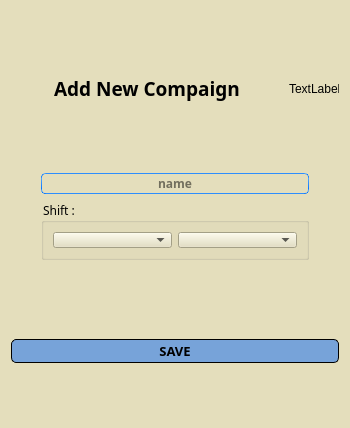
<?xml version="1.0" encoding="UTF-8"?>
<ui version="4.0">
 <class>Form</class>
 <widget class="QWidget" name="Form">
  <property name="geometry">
   <rect>
    <x>0</x>
    <y>0</y>
    <width>350</width>
    <height>428</height>
   </rect>
  </property>
  <property name="windowTitle">
   <string>Form</string>
  </property>
  <property name="styleSheet">
   <string notr="true">

QFrame#comps:hover{
	border-radius: 5px;
background-color: #d85c00;
}
QFrame#emps:hover{
	border-radius: 5px;
background-color: #d85c00;
}

QFrame#planning:hover{
	border-radius: 5px;
background-color: #d85c00;
}

QFrame#vans:hover{
	border-radius: 5px;
background-color: #d85c00;
}


QWidget {
	/*background-color:#ececec;*/
	background-color:#e4debc;
}
QTextEdit {
	border-width: 1px;
	border-style: solid;
	border-color: qlineargradient(spread:pad, x1:0.5, y1:1, x2:0.5, y2:0, stop:0 rgba(0, 113, 255, 255), stop:1 rgba(91, 171, 252, 255));
}
QPlainTextEdit {
	border-width: 1px;
	border-style: solid;
	border-color: qlineargradient(spread:pad, x1:0.5, y1:1, x2:0.5, y2:0, stop:0 rgba(0, 113, 255, 255), stop:1 rgba(91, 171, 252, 255));
}
QToolButton {
	border-style: solid;
	
	color: rgb(0,0,0);
	background-color:#3172c4;
}
QToolButton:hover{
	border-style: solid;
	
	background-color: #d85c00;
}
QToolButton:pressed{
	border-style: solid;
	border-top-color: qlineargradient(spread:pad, x1:0.5, y1:1, x2:0.5, y2:0, stop:0 rgb(215, 215, 215), stop:1 rgb(222, 222, 222));
	border-right-color: qlineargradient(spread:pad, x1:0, y1:0.5, x2:1, y2:0.5, stop:0 rgb(217, 217, 217), stop:1 rgb(227, 227, 227));
	border-left-color: qlineargradient(spread:pad, x1:0, y1:0.5, x2:1, y2:0.5, stop:0 rgb(227, 227, 227), stop:1 rgb(217, 217, 217));
	border-bottom-color: qlineargradient(spread:pad, x1:0.5, y1:1, x2:0.5, y2:0, stop:0 rgb(215, 215, 215), stop:1 rgb(222, 222, 222));
	border-width: 1px;
	border-radius: 5px;
	color: rgb(0,0,0);
	padding: 2px;
	background-color: rgb(142,142,142);
}
QPushButton{
	border-style: solid;
	
	border-width: 1px;
	border-radius: 5px;
	color: rgb(0,0,0);
	padding: 2px;
	background-color: #77a3d9;
}
QPushButton::default{
	border-style: solid;
	border-top-color: qlineargradient(spread:pad, x1:0.5, y1:1, x2:0.5, y2:0, stop:0 rgb(215, 215, 215), stop:1 rgb(222, 222, 222));
	border-right-color: qlineargradient(spread:pad, x1:0, y1:0.5, x2:1, y2:0.5, stop:0 rgb(217, 217, 217), stop:1 rgb(227, 227, 227));
	border-left-color: qlineargradient(spread:pad, x1:0, y1:0.5, x2:1, y2:0.5, stop:0 rgb(227, 227, 227), stop:1 rgb(217, 217, 217));
	border-bottom-color: qlineargradient(spread:pad, x1:0.5, y1:1, x2:0.5, y2:0, stop:0 rgb(215, 215, 215), stop:1 rgb(222, 222, 222));
	border-width: 1px;
	border-radius: 5px;
	color: rgb(0,0,0);
	padding: 2px;
	background-color: rgb(255,255,255);
}
QPushButton:hover{
	border-style: solid;

	background-color: #d85c00;
}
QPushButton:pressed{
	border-style: solid;
	border-top-color: qlineargradient(spread:pad, x1:0.5, y1:1, x2:0.5, y2:0, stop:0 rgb(215, 215, 215), stop:1 rgb(222, 222, 222));
	border-right-color: qlineargradient(spread:pad, x1:0, y1:0.5, x2:1, y2:0.5, stop:0 rgb(217, 217, 217), stop:1 rgb(227, 227, 227));
	border-left-color: qlineargradient(spread:pad, x1:0, y1:0.5, x2:1, y2:0.5, stop:0 rgb(227, 227, 227), stop:1 rgb(217, 217, 217));
	border-bottom-color: qlineargradient(spread:pad, x1:0.5, y1:1, x2:0.5, y2:0, stop:0 rgb(215, 215, 215), stop:1 rgb(222, 222, 222));
	border-width: 1px;
	border-radius: 5px;
	color: rgb(0,0,0);
	padding: 2px;
	background-color: rgb(142,142,142);
}
QPushButton:disabled{
	border-style: solid;
	border-top-color: qlineargradient(spread:pad, x1:0.5, y1:1, x2:0.5, y2:0, stop:0 rgb(215, 215, 215), stop:1 rgb(222, 222, 222));
	border-right-color: qlineargradient(spread:pad, x1:0, y1:0.5, x2:1, y2:0.5, stop:0 rgb(217, 217, 217), stop:1 rgb(227, 227, 227));
	border-left-color: qlineargradient(spread:pad, x1:0, y1:0.5, x2:1, y2:0.5, stop:0 rgb(227, 227, 227), stop:1 rgb(217, 217, 217));
	border-bottom-color: qlineargradient(spread:pad, x1:0.5, y1:1, x2:0.5, y2:0, stop:0 rgb(215, 215, 215), stop:1 rgb(222, 222, 222));
	border-width: 1px;
	border-radius: 5px;
	color: #808086;
	padding: 2px;
	background-color: rgb(142,142,142);
}
QLineEdit {
	border-width: 1px; border-radius: 4px;
	border-style: solid;
	border-color: qlineargradient(spread:pad, x1:0.5, y1:1, x2:0.5, y2:0, stop:0 rgba(0, 113, 255, 255), stop:1 rgba(91, 171, 252, 255));
}
QLabel {
	color: #000000;
}
QLCDNumber {
	color: rgb(0, 113, 255, 255);
}
QProgressBar {
	text-align: center;
	color: rgb(240, 240, 240);
	border-width: 1px; 
	border-radius: 10px;
	border-color: rgb(230, 230, 230);
	border-style: solid;
	background-color:rgb(207,207,207);
}
QProgressBar::chunk {
	background-color: qlineargradient(spread:pad, x1:0.5, y1:1, x2:0.5, y2:0, stop:0 rgba(49, 147, 250, 255), stop:1 rgba(34, 142, 255, 255));
	border-radius: 10px;
}
QMenuBar {
	background-color: qlineargradient(spread:pad, x1:0.5, y1:1, x2:0.5, y2:0, stop:0 rgba(207, 209, 207, 255), stop:1 rgba(230, 229, 230, 255));
}
QMenuBar::item {
	color: #000000;
  	spacing: 3px;
  	padding: 1px 4px;
	background-color: qlineargradient(spread:pad, x1:0.5, y1:1, x2:0.5, y2:0, stop:0 rgba(207, 209, 207, 255), stop:1 rgba(230, 229, 230, 255));
}

QMenuBar::item:selected {
  	background-color: qlineargradient(spread:pad, x1:0.5, y1:1, x2:0.5, y2:0, stop:0 rgba(0, 113, 255, 255), stop:1 rgba(91, 171, 252, 255));
	color: #FFFFFF;
}
QMenu::item:selected {
	border-style: solid;
	border-top-color: transparent;
	border-right-color: transparent;
	border-left-color: qlineargradient(spread:pad, x1:0.5, y1:1, x2:0.5, y2:0, stop:0 rgba(0, 113, 255, 255), stop:1 rgba(91, 171, 252, 255));
	border-bottom-color: transparent;
	border-left-width: 2px;
	color: #000000;
	padding-left:15px;
	padding-top:4px;
	padding-bottom:4px;
	padding-right:7px;
}
QMenu::item {
	border-style: solid;
	border-top-color: transparent;
	border-right-color: transparent;
	border-left-color: transparent;
	border-bottom-color: transparent;
	border-bottom-width: 1px;
	color: #000000;
	padding-left:17px;
	padding-top:4px;
	padding-bottom:4px;
	padding-right:7px;
}
QTabWidget {
	color:rgb(0,0,0);
	background-color:#000000;
}
QTabWidget::pane {
		border-color: rgb(223,223,223);
		background-color:rgb(226,226,226);
		border-style: solid;
		border-width: 2px;
    	border-radius: 6px;
}
QTabBar::tab:first {
	border-style: solid;
	border-left-width:1px;
	border-right-width:0px;
	border-top-width:1px;
	border-bottom-width:1px;
	border-top-color: rgb(209,209,209);
	border-left-color: qlineargradient(spread:pad, x1:0.5, y1:1, x2:0.5, y2:0, stop:0 rgba(209, 209, 209, 209), stop:1 rgba(229, 229, 229, 229));
	border-bottom-color: rgb(229,229,229);
	border-top-left-radius: 4px;
	border-bottom-left-radius: 4px;
	color: #000000;
	padding: 3px;
	margin-left:0px;
	background-color: qlineargradient(spread:pad, x1:0.5, y1:1, x2:0.5, y2:0, stop:0 rgba(247, 247, 247, 255), stop:1 rgba(255, 255, 255, 255));
}
QTabBar::tab:last {
	border-style: solid;
	border-width:1px;
	border-top-color: rgb(209,209,209);
	border-left-color: qlineargradient(spread:pad, x1:0.5, y1:1, x2:0.5, y2:0, stop:0 rgba(209, 209, 209, 209), stop:1 rgba(229, 229, 229, 229));
	border-right-color: qlineargradient(spread:pad, x1:0.5, y1:1, x2:0.5, y2:0, stop:0 rgba(209, 209, 209, 209), stop:1 rgba(229, 229, 229, 229));
	border-bottom-color: rgb(229,229,229);
	border-top-right-radius: 4px;
	border-bottom-right-radius: 4px;
	color: #000000;
	padding: 3px;
	margin-left:0px;
	background-color: qlineargradient(spread:pad, x1:0.5, y1:1, x2:0.5, y2:0, stop:0 rgba(247, 247, 247, 255), stop:1 rgba(255, 255, 255, 255));
}
QTabBar::tab {
	border-style: solid;
	border-top-width:1px;
	border-bottom-width:1px;
	border-left-width:1px;
	border-top-color: rgb(209,209,209);
	border-left-color: qlineargradient(spread:pad, x1:0.5, y1:1, x2:0.5, y2:0, stop:0 rgba(209, 209, 209, 209), stop:1 rgba(229, 229, 229, 229));
	border-bottom-color: rgb(229,229,229);
	color: #000000;
	padding: 3px;
	margin-left:0px;
	background-color: qlineargradient(spread:pad, x1:0.5, y1:1, x2:0.5, y2:0, stop:0 rgba(247, 247, 247, 255), stop:1 rgba(255, 255, 255, 255));
}
QTabBar::tab:selected, QTabBar::tab:last:selected, QTabBar::tab:hover {
  	border-style: solid;
  	border-left-width:1px;
	border-right-color: transparent;
	border-top-color: rgb(209,209,209);
	border-left-color: qlineargradient(spread:pad, x1:0.5, y1:1, x2:0.5, y2:0, stop:0 rgba(209, 209, 209, 209), stop:1 rgba(229, 229, 229, 229));
	border-bottom-color: rgb(229,229,229);
	color: #FFFFFF;
	padding: 3px;
	margin-left:0px;
	background-color: qlineargradient(spread:pad, x1:0.5, y1:1, x2:0.5, y2:0, stop:0 rgba(0, 113, 255, 255), stop:1 rgba(91, 171, 252, 255));
}

QTabBar::tab:selected, QTabBar::tab:first:selected, QTabBar::tab:hover {
  	border-style: solid;
  	border-left-width:1px;
  	border-bottom-width:1px;
  	border-top-width:1px;
	border-right-color: transparent;
	border-top-color: rgb(209,209,209);
	border-left-color: qlineargradient(spread:pad, x1:0.5, y1:1, x2:0.5, y2:0, stop:0 rgba(209, 209, 209, 209), stop:1 rgba(229, 229, 229, 229));
	border-bottom-color: rgb(229,229,229);
	color: #FFFFFF;
	padding: 3px;
	margin-left:0px;
	background-color: qlineargradient(spread:pad, x1:0.5, y1:1, x2:0.5, y2:0, stop:0 rgba(0, 113, 255, 255), stop:1 rgba(91, 171, 252, 255));
}

QCheckBox {
	color: #000000;
	padding: 2px;
}
QCheckBox:disabled {
	color: #808086;
	padding: 2px;
}

QCheckBox:hover {
	border-radius:4px;
	border-style:solid;
	padding-left: 1px;
	padding-right: 1px;
	padding-bottom: 1px;
	padding-top: 1px;
	border-width:1px;
	border-color: transparent;
}
QCheckBox::indicator:checked {

	height: 10px;
	width: 10px;
	border-style:solid;
	border-width: 1px;
	border-color: qlineargradient(spread:pad, x1:0.5, y1:1, x2:0.5, y2:0, stop:0 rgba(0, 113, 255, 255), stop:1 rgba(91, 171, 252, 255));
	color: #000000;
	background-color: qlineargradient(spread:pad, x1:0.5, y1:1, x2:0.5, y2:0, stop:0 rgba(0, 113, 255, 255), stop:1 rgba(91, 171, 252, 255));
}
QCheckBox::indicator:unchecked {

	height: 10px;
	width: 10px;
	border-style:solid;
	border-width: 1px;
	border-color: qlineargradient(spread:pad, x1:0.5, y1:1, x2:0.5, y2:0, stop:0 rgba(0, 113, 255, 255), stop:1 rgba(91, 171, 252, 255));
	color: #000000;
}
QRadioButton {
	color: 000000;
	padding: 1px;
}
QRadioButton::indicator:checked {
	height: 10px;
	width: 10px;
	border-style:solid;
	border-radius:5px;
	border-width: 1px;
	border-color: qlineargradient(spread:pad, x1:0.5, y1:1, x2:0.5, y2:0, stop:0 rgba(0, 113, 255, 255), stop:1 rgba(91, 171, 252, 255));
	color: #a9b7c6;
	background-color: qlineargradient(spread:pad, x1:0.5, y1:1, x2:0.5, y2:0, stop:0 rgba(0, 113, 255, 255), stop:1 rgba(91, 171, 252, 255));
}
QRadioButton::indicator:!checked {
	height: 10px;
	width: 10px;
	border-style:solid;
	border-radius:5px;
	border-width: 1px;
	border-color: qlineargradient(spread:pad, x1:0.5, y1:1, x2:0.5, y2:0, stop:0 rgba(0, 113, 255, 255), stop:1 rgba(91, 171, 252, 255));
	color: #a9b7c6;
	background-color: transparent;
}
QStatusBar {
	color:#027f7f;
}
QSpinBox {
	border-style: solid;
	border-width: 1px;
	border-color: qlineargradient(spread:pad, x1:0.5, y1:1, x2:0.5, y2:0, stop:0 rgba(0, 113, 255, 255), stop:1 rgba(91, 171, 252, 255));
}
QDoubleSpinBox {
	border-style: solid;
	border-width: 1px;
	border-color: qlineargradient(spread:pad, x1:0.5, y1:1, x2:0.5, y2:0, stop:0 rgba(0, 113, 255, 255), stop:1 rgba(91, 171, 252, 255));
}
QTimeEdit {
	border-style: solid;
	border-width: 1px;
	border-color: qlineargradient(spread:pad, x1:0.5, y1:1, x2:0.5, y2:0, stop:0 rgba(0, 113, 255, 255), stop:1 rgba(91, 171, 252, 255));
}
QDateTimeEdit {
	border-style: solid;
	border-width: 1px;
	border-color: qlineargradient(spread:pad, x1:0.5, y1:1, x2:0.5, y2:0, stop:0 rgba(0, 113, 255, 255), stop:1 rgba(91, 171, 252, 255));
}
QDateEdit {
	border-style: solid;
	border-width: 1px;
	border-color: qlineargradient(spread:pad, x1:0.5, y1:1, x2:0.5, y2:0, stop:0 rgba(0, 113, 255, 255), stop:1 rgba(91, 171, 252, 255));
}

QToolBox {
	color: #a9b7c6;
	background-color:#000000;
}
QToolBox::tab {
	color: #a9b7c6;
	background-color:#000000;
}
QToolBox::tab:selected {
	color: #FFFFFF;
	background-color:#000000;
}
QScrollArea {
	color: #FFFFFF;
	background-color:#000000;
}
QSlider::groove:horizontal {
	height: 5px;
	background-color: qlineargradient(spread:pad, x1:0.5, y1:1, x2:0.5, y2:0, stop:0 rgba(49, 147, 250, 255), stop:1 rgba(34, 142, 255, 255));
}
QSlider::groove:vertical {
	width: 5px;
	background-color: qlineargradient(spread:pad, x1:0.5, y1:1, x2:0.5, y2:0, stop:0 rgba(49, 147, 250, 255), stop:1 rgba(34, 142, 255, 255));
}
QSlider::handle:horizontal {
	background: rgb(253,253,253);
	border-style: solid;
	border-width: 1px;
	border-color: rgb(207,207,207);
	width: 12px;
	margin: -5px 0;
	border-radius: 7px;
}
QSlider::handle:vertical {
	background: rgb(253,253,253);
	border-style: solid;
	border-width: 1px;
	border-color: rgb(207,207,207);
	height: 12px;
	margin: 0 -5px;
	border-radius: 7px;
}
QSlider::add-page:horizontal {
    background: rgb(181,181,181);
}
QSlider::add-page:vertical {
    background: rgb(181,181,181);
}
QSlider::sub-page:horizontal {
    background-color: qlineargradient(spread:pad, x1:0.5, y1:1, x2:0.5, y2:0, stop:0 rgba(49, 147, 250, 255), stop:1 rgba(34, 142, 255, 255));
}
QSlider::sub-page:vertical {
    background-color: qlineargradient(spread:pad, y1:0.5, x1:1, y2:0.5, x2:0, stop:0 rgba(49, 147, 250, 255), stop:1 rgba(34, 142, 255, 255));
}
QScrollBar:horizontal {
	max-height: 20px;
	border: 1px transparent grey;
	margin: 0px 20px 0px 20px;
}
QScrollBar:vertical {
	max-width: 20px;
	border: 1px transparent grey;
	margin: 20px 0px 20px 0px;
}
QScrollBar::handle:horizontal {
	background: rgb(253,253,253);
	border-style: solid;
	border-width: 1px;
	border-color: rgb(207,207,207);
	border-radius: 7px;
	min-width: 25px;
}
QScrollBar::handle:horizontal:hover {
	background: rgb(253,253,253);
	border-style: solid;
	border-width: 1px;
	border-color: rgb(147, 200, 200);
	border-radius: 7px;
	min-width: 25px;
}
QScrollBar::handle:vertical {
	background: rgb(253,253,253);
	border-style: solid;
	border-width: 1px;
	border-color: rgb(207,207,207);
	border-radius: 7px;
	min-height: 25px;
}
QScrollBar::handle:vertical:hover {
	background: rgb(253,253,253);
	border-style: solid;
	border-width: 1px;
	border-color: rgb(147, 200, 200);
	border-radius: 7px;
	min-height: 25px;
}
QScrollBar::add-line:horizontal {
   border: 2px transparent grey;
   border-top-right-radius: 7px;
   border-bottom-right-radius: 7px;
   background: rgba(34, 142, 255, 255);
   width: 20px;
   subcontrol-position: right;
   subcontrol-origin: margin;
}
QScrollBar::add-line:horizontal:pressed {
   border: 2px transparent grey;
   border-top-right-radius: 7px;
   border-bottom-right-radius: 7px;
   background: rgb(181,181,181);
   width: 20px;
   subcontrol-position: right;
   subcontrol-origin: margin;
}
QScrollBar::add-line:vertical {
   border: 2px transparent grey;
   border-bottom-left-radius: 7px;
   border-bottom-right-radius: 7px;
   background: rgba(34, 142, 255, 255);
   height: 20px;
   subcontrol-position: bottom;
   subcontrol-origin: margin;
}
QScrollBar::add-line:vertical:pressed {
   border: 2px transparent grey;
   border-bottom-left-radius: 7px;
   border-bottom-right-radius: 7px;
   background: rgb(181,181,181);
   height: 20px;
   subcontrol-position: bottom;
   subcontrol-origin: margin;
}
QScrollBar::sub-line:horizontal {
   border: 2px transparent grey;
   border-top-left-radius: 7px;
   border-bottom-left-radius: 7px;
   background: rgba(34, 142, 255, 255);
   width: 20px;
   subcontrol-position: left;
   subcontrol-origin: margin;
}
QScrollBar::sub-line:horizontal:pressed {
   border: 2px transparent grey;
   border-top-left-radius: 7px;
   border-bottom-left-radius: 7px;
   background: rgb(181,181,181);
   width: 20px;
   subcontrol-position: left;
   subcontrol-origin: margin;
}
QScrollBar::sub-line:vertical {
   border: 2px transparent grey;
   border-top-left-radius: 7px;
   border-top-right-radius: 7px;
   background: rgba(34, 142, 255, 255);
   height: 20px;
   subcontrol-position: top;
   subcontrol-origin: margin;
}
QScrollBar::sub-line:vertical:pressed {
   border: 2px transparent grey;
   border-top-left-radius: 7px;
   border-top-right-radius: 7px;
   background: rgb(181,181,181);
   height: 20px;
   subcontrol-position: top;
   subcontrol-origin: margin;
}
QScrollBar::left-arrow:horizontal {
   border: 1px transparent grey;
   border-top-left-radius: 3px;
   border-bottom-left-radius: 3px;
   width: 6px;
   height: 6px;
   background: white;
}
QScrollBar::right-arrow:horizontal {
   border: 1px transparent grey;
   border-top-right-radius: 3px;
   border-bottom-right-radius: 3px;
   width: 6px;
   height: 6px;
   background: white;
}
QScrollBar::up-arrow:vertical {
   border: 1px transparent grey;
   border-top-left-radius: 3px;
   border-top-right-radius: 3px;
   width: 6px;
   height: 6px;
   background: white;
}
QScrollBar::down-arrow:vertical {
   border: 1px transparent grey;
   border-bottom-left-radius: 3px;
   border-bottom-right-radius: 3px;
   width: 6px;
   height: 6px;
   background: white;
}
QScrollBar::add-page:horizontal, QScrollBar::sub-page:horizontal {
   background: none;
}
QScrollBar::add-page:vertical, QScrollBar::sub-page:vertical {
   background: none;
}</string>
  </property>
  <layout class="QVBoxLayout" name="verticalLayout_2">
   <item>
    <layout class="QHBoxLayout" name="horizontalLayout_2">
     <item>
      <widget class="QLabel" name="label">
       <property name="minimumSize">
        <size>
         <width>0</width>
         <height>45</height>
        </size>
       </property>
       <property name="maximumSize">
        <size>
         <width>16777215</width>
         <height>45</height>
        </size>
       </property>
       <property name="font">
        <font>
         <family>Segoe Print</family>
         <pointsize>14</pointsize>
         <weight>75</weight>
         <bold>true</bold>
        </font>
       </property>
       <property name="text">
        <string>Add New Compaign</string>
       </property>
       <property name="alignment">
        <set>Qt::AlignCenter</set>
       </property>
      </widget>
     </item>
     <item>
      <widget class="QLabel" name="back_icon">
       <property name="minimumSize">
        <size>
         <width>50</width>
         <height>50</height>
        </size>
       </property>
       <property name="maximumSize">
        <size>
         <width>50</width>
         <height>50</height>
        </size>
       </property>
       <property name="cursor">
        <cursorShape>PointingHandCursor</cursorShape>
       </property>
       <property name="styleSheet">
        <string notr="true">QLabel#back_icon:hover {
	
	border-color: rgb(23, 155, 255);
}</string>
       </property>
       <property name="text">
        <string>TextLabel</string>
       </property>
       <property name="alignment">
        <set>Qt::AlignLeading|Qt::AlignLeft|Qt::AlignVCenter</set>
       </property>
      </widget>
     </item>
    </layout>
   </item>
   <item>
    <layout class="QVBoxLayout" name="verticalLayout">
     <property name="leftMargin">
      <number>30</number>
     </property>
     <property name="rightMargin">
      <number>30</number>
     </property>
     <item>
      <widget class="QLineEdit" name="cname">
       <property name="font">
        <font>
         <family>Segoe Print</family>
         <weight>75</weight>
         <bold>true</bold>
        </font>
       </property>
       <property name="alignment">
        <set>Qt::AlignCenter</set>
       </property>
       <property name="placeholderText">
        <string>name</string>
       </property>
      </widget>
     </item>
     <item>
      <widget class="QGroupBox" name="groupBox">
       <property name="maximumSize">
        <size>
         <width>16777215</width>
         <height>60</height>
        </size>
       </property>
       <property name="font">
        <font>
         <family>Segoe Print</family>
         <pointsize>9</pointsize>
        </font>
       </property>
       <property name="title">
        <string>Shift : </string>
       </property>
       <layout class="QHBoxLayout" name="horizontalLayout_4">
        <item>
         <widget class="QComboBox" name="shiftfrom"/>
        </item>
        <item>
         <widget class="QComboBox" name="shiftto"/>
        </item>
       </layout>
      </widget>
     </item>
    </layout>
   </item>
   <item>
    <layout class="QHBoxLayout" name="horizontalLayout">
     <property name="topMargin">
      <number>20</number>
     </property>
     <item>
      <widget class="QPushButton" name="save_btn">
       <property name="font">
        <font>
         <family>Segoe Print</family>
         <pointsize>10</pointsize>
         <weight>75</weight>
         <bold>true</bold>
        </font>
       </property>
       <property name="text">
        <string>SAVE</string>
       </property>
      </widget>
     </item>
    </layout>
   </item>
  </layout>
 </widget>
 <resources/>
 <connections/>
</ui>
